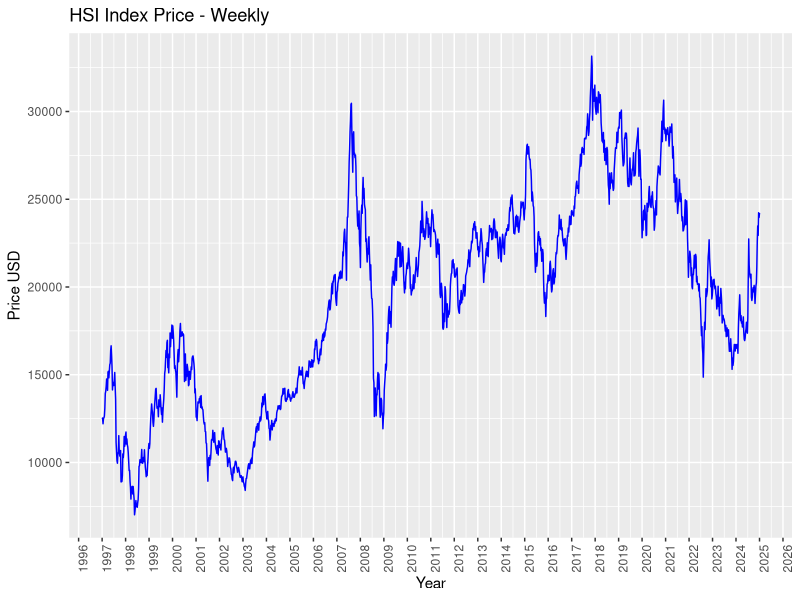
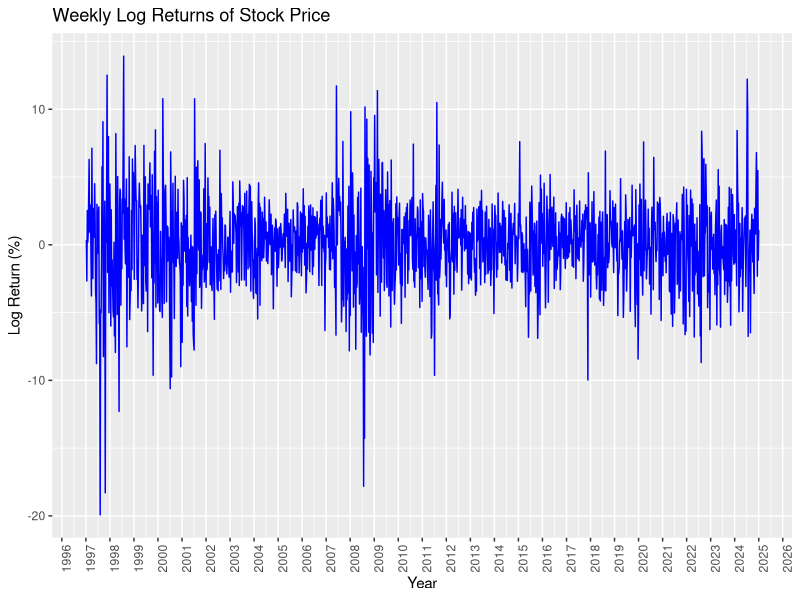
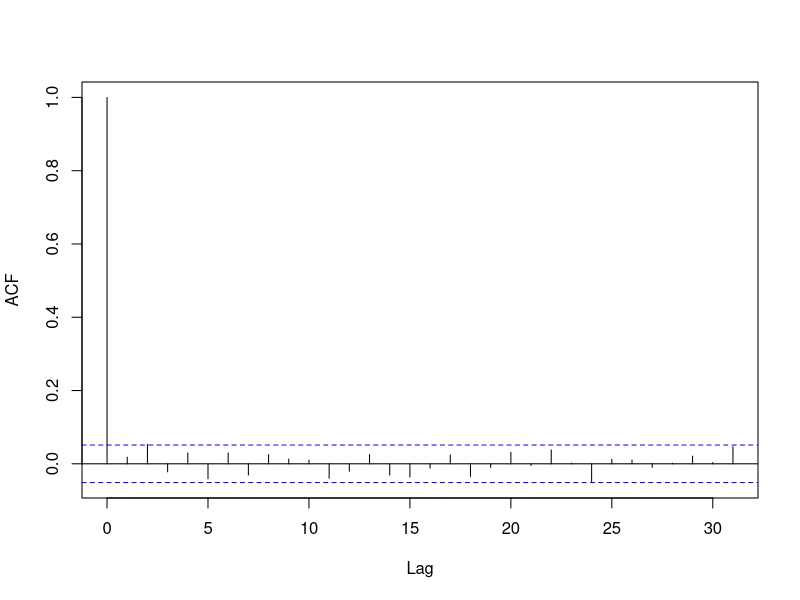
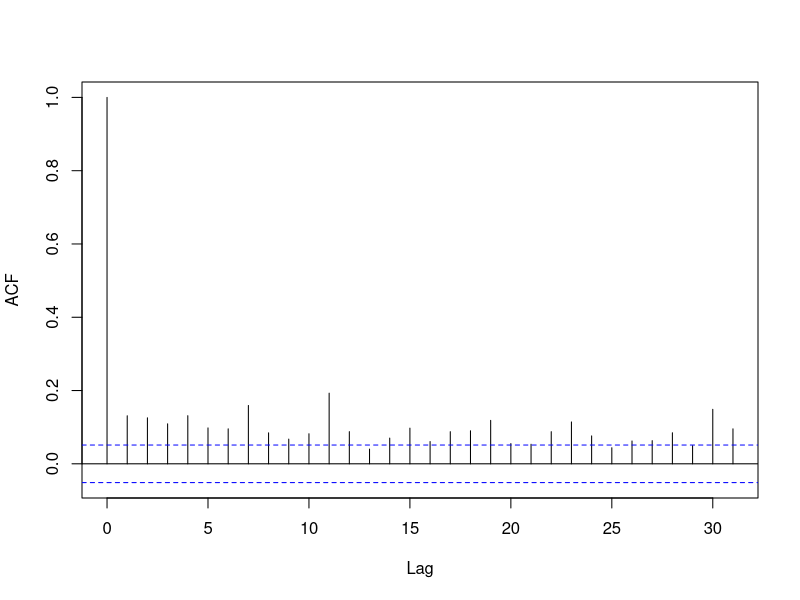

Write R code to recreate these figures, in order.
library(ggplot2)
library(scales)

# Read data
df <- read.table("assignment_1/data/HSI.txt")

# Add column name
names(df) <- "price"    

# Part A.1

# Add another column to indicate the date. Let's assume we started collecting data from 01.01.1997
start_date <- as.Date("1997-01-01")
df$date <- seq(from = start_date, by = "week", length.out = nrow(df))

# Plot weekly price
ggplot(df, aes(x = date, y = price)) +
  geom_line(color = "blue") +
  scale_x_date(date_breaks = "1 year", date_labels = "%Y") +
  labs(x = "Year", y = "Price USD", title = "HSI Index Price - Weekly") +
  theme(axis.text.x = element_text(angle = 90))

df$log_return <- c(NA, 100 * diff(log(df$price)))

# Plot weekly log returns
ggplot(df, aes(x = date, y = log_return)) +
  geom_line(na.rm = TRUE, color = "blue") +
  scale_x_date(date_breaks = "1 year", date_labels = "%Y") +
  labs(x = "Year", y = "Log Return (%)", title = "Weekly Log Returns of Stock Price") +
  theme(axis.text.x = element_text(angle = 90))

# ACF for weekly log returns
acf(df$log_return, na.action = na.pass, main = "")

# ACF for weekly squared log returns
acf(df$log_return^2, na.action = na.pass, main = "")
